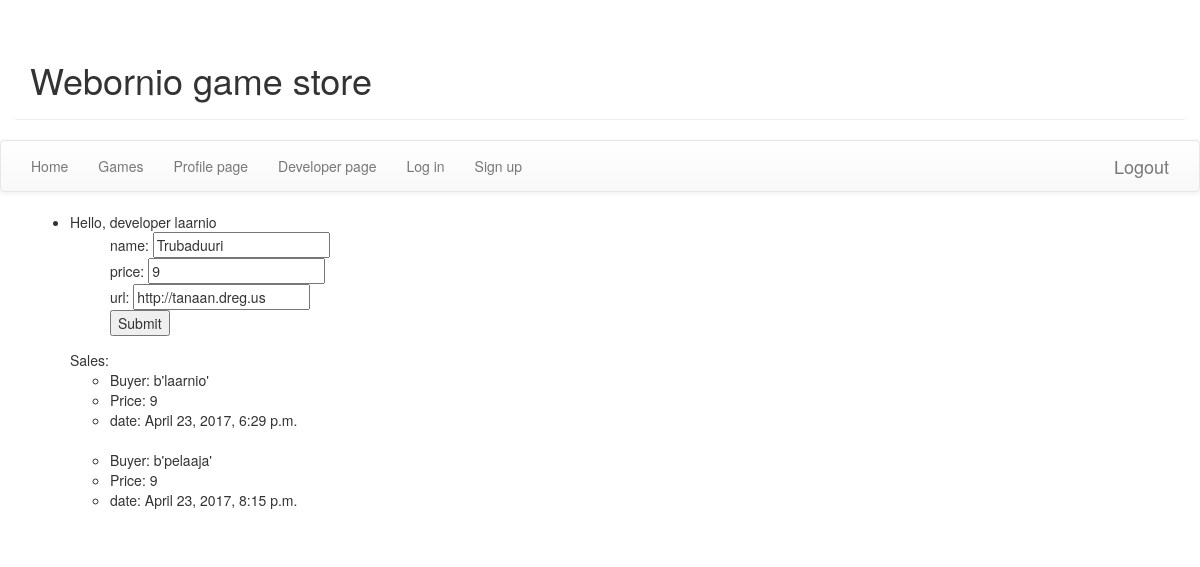
Page /store/developer/game/6/ (signed in) on the committed database.
### store/models.py (models this page shows, shortened)
class Game(models.Model):
  name = models.CharField(max_length=100)
  price = models.IntegerField()
  developer = models.ForeignKey(Developer)
  url = models.CharField(max_length=333, default='')

class Sale(models.Model):
  game = models.ForeignKey(Game)
  player = models.ForeignKey(Player)
  price = models.IntegerField()
  created = models.DateTimeField(auto_now_add=True)

class Player(models.Model):
  user = models.OneToOneField(User, on_delete=models.CASCADE)
  def __str__(self):
    return str(self.user.username.encode("utf-8"))

### store/views.py (the view)
# urls.py: url(r'^developer/game/(?P<game_id>[0-9]+)/$', views.devgame, name='devgame'),
def devgame(request, game_id):
    if request.user.is_authenticated():
        game = Game.objects.get(id = game_id)
        developer = Developer.objects.get(user=request.user.id)
        sales = Sale.objects.filter(game=game)
        if game.developer == developer:
            template = loader.get_template("store/devgame.html")
            context = RequestContext(request, {'user': request.user, 'game': game, 'sales':sales})
            return HttpResponse(template.render(context))
        return HttpResponse('Ei oo sun peli')

### store/models.py (called while the page is built)
  def __str__(self):
    return (str(self.user.username.encode('utf-8')))

### store/templates/store/devgame.html (shortened to what this page needs)
{% extends 'store/base.html' %}
{% block content %}
<ul>
  <li>
    Hello, developer {{user}}
    <ul>
      <form action="../modify/" method="POST">
        name: <input type="text" value={{game.name}} name='gamename'>
        <br>
        price: <input type="text" value={{game.price}} name='gameprice'>
        <br>
        url: <input type="text" value={{game.url}} name='gameurl'>
        <br>
        <input type="submit" value="Submit">
      </form>
    </ul>
    Sales:
    <ul>
      {% for sale in sales %}
      <li>Buyer: {{sale.player}}</li>
      <li>Price: {{sale.price}}</li>
      <li>date: {{sale.created}}</li>
      <br>
      {%endfor%}
  </li>
{% endblock %}

### rows in the picture
Game: gamename "Trubaduuri", gameprice "9", gameurl "http://tanaan.dreg.us"
Sale: player "b'laarnio'", price "9", created "April 23, 2017, 6:29 p.m."
Sale: player "b'pelaaja'", price "9", created "April 23, 2017, 8:15 p.m."

### other values in the picture
{{ user }} "laarnio"
